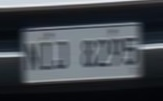
#> input picture data/h_blur/2.jpg, 163 x 101 px, found by its file name
$ jupyter execute 'Low Light.ipynb'   (shell and % lines are left out)
#> lines starting #> are read from the running program, lines starting #| are printed output that depends on the picture
[cell 1]
import cv2
import numpy as np
import os
import random
import matplotlib.pyplot as plt

[cell 2]
def apply_low_light(img, brightness=0.3):
    low_light_img = np.clip(img * brightness, 0, 255).astype(np.uint8)
    return low_light_img

[cell 3]
in_dir = os.path.join('data', 'normal')
out_dir = os.path.join('data', 'low_light')

[cell 4]
brightness = random.uniform(0.05, 0.25)
img = cv2.imread(os.path.join(in_dir, '2.jpg'))
#> img is the input picture: shape (101, 163, 3); mean B, G, R 77.6, 71.6, 66.9

low_light_img = apply_low_light(img, brightness=brightness)
#> in apply_low_light, `low_light_img = np.clip(img * brightness, 0, 255).astype(np.uint8)`:
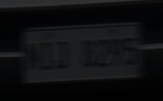
#> low_light_img: shape (101, 163, 3); mean B, G, R 16.5, 15.2, 14.2
print(brightness)

plt.imshow(cv2.cvtColor(low_light_img, cv2.COLOR_BGR2RGB))
plt.axis('off')
plt.show()

[cell 5]
files = os.listdir(in_dir)

[cell 6]
for image_name in files:
    img = cv2.imread(os.path.join(in_dir, image_name))
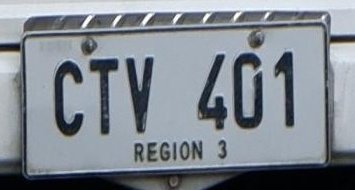
#> input picture data/normal/10.jpg, 355 x 190 px
#> img is the input picture: shape (190, 355, 3); mean B, G, R 144.6, 136.5, 129.3
    brightness = random.uniform(0.05, 0.25)
    low_light_img = apply_low_light(img, brightness=brightness)
#> call 2 of apply_low_light, with brightness = 0.202
#> in apply_low_light (call 2), `low_light_img = np.clip(img * brightness, 0, 255).astype(np.uint8)`:
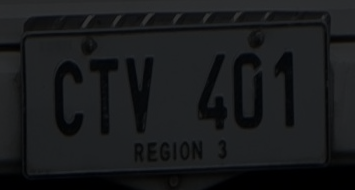
#> low_light_img: shape (190, 355, 3); mean B, G, R 28.7, 27, 25.6
    print(f'Brightness: {brightness}')

    filename = f'{out_dir}/{image_name}'
    cv2.imwrite(filename, low_light_img)
    print(f'Saved low light plate: {filename}')

    plt.imshow(cv2.cvtColor(low_light_img, cv2.COLOR_BGR2RGB))
    plt.axis('off')
    plt.show()
#> pass 2 of the loop `for image_name in files:`:
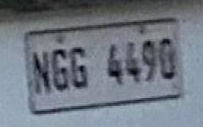
#> input picture data/normal/12.jpg, 203 x 127 px
#> img is the input picture: shape (127, 203, 3); mean B, G, R 130, 120.2, 112.9
#> in apply_low_light (call 3), `low_light_img = np.clip(img * brightness, 0, 255).astype(np.uint8)`:
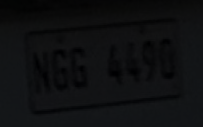
#> low_light_img: shape (127, 203, 3); mean B, G, R 16.9, 15.6, 14.6
#> pass 3 of the loop `for image_name in files:`:
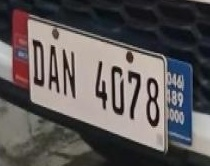
#> input picture data/normal/13.jpg, 210 x 166 px
#> img is the input picture: shape (166, 210, 3); mean B, G, R 89.3, 89.2, 94.4
#> in apply_low_light (call 4), `low_light_img = np.clip(img * brightness, 0, 255).astype(np.uint8)`:
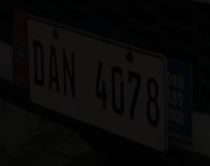
#> low_light_img: shape (166, 210, 3); mean B, G, R 8.6, 8.6, 9.1
